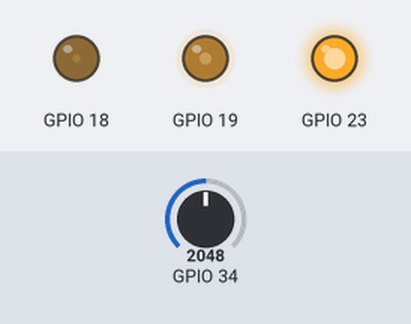
The sketch below on a simulated ESP32. On the bench: output pins drawn as LEDs (lit = HIGH). Inputs (shaded band) come from the test bench; at power-on: GPIO 34 = 2048 (analog values on the 0–4095 scale).

Above: at 0.1 s.
Timing chart, 0 to 1.6 s (numbered marks = the images above):
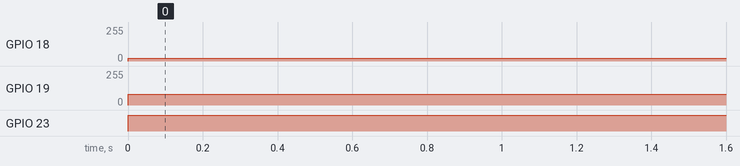

The sketch:

pwm.ino
```cpp
#include <Arduino.h>

void setup() {
  Serial.begin(115200);
  ledcAttach(23, 5000, 8);
  ledcAttach(19, 5000, 8);
  ledcAttach(18, 5000, 8);
  analogReadResolution(12);
  analogSetPinAttenuation(34, ADC_11db);
}

void loop() {
  int value = analogRead(34);
  bool fromKnob = false;
  ledcWrite(23, fromKnob ? (value * 255L / 4095) : 255);
  ledcWrite(19, fromKnob ? (value * 255L / 4095) : 80);
  ledcWrite(18, fromKnob ? (value * 255L / 4095) : 20);
  delay(10);
}
```

Measured:
- by itself, GPIO 18: 0/255 → 20/255 at 0.00 s
- by itself, GPIO 19: 0/255 → 80/255 at 0.00 s
- by itself, GPIO 23: LOW → HIGH at 0.00 s
